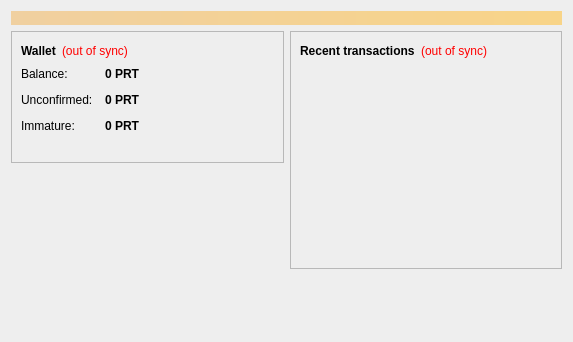
<?xml version="1.0" encoding="UTF-8"?>
<ui version="4.0">
 <class>OverviewPage</class>
 <widget class="QWidget" name="OverviewPage">
  <property name="geometry">
   <rect>
    <x>0</x>
    <y>0</y>
    <width>573</width>
    <height>342</height>
   </rect>
  </property>
  <property name="windowTitle">
   <string>Form</string>
  </property>
  <property name="styleSheet">
   <string notr="true">background-color: rgb(238, 238, 238);
border-top-color: rgb(45, 182, 224);</string>
  </property>
  <layout class="QVBoxLayout" name="topLayout">
   <item>
    <widget class="QLabel" name="labelAlerts">
     <property name="visible">
      <bool>false</bool>
     </property>
     <property name="styleSheet">
      <string notr="true">background-color: qlineargradient(x1: 0, y1: 0, x2: 1, y2: 0, stop:0 #F0D0A0, stop:1 #F8D488); color:#000000;</string>
     </property>
     <property name="wordWrap">
      <bool>true</bool>
     </property>
     <property name="margin">
      <number>3</number>
     </property>
    </widget>
   </item>
   <item>
    <layout class="QHBoxLayout" name="horizontalLayout" stretch="1,1">
     <item>
      <layout class="QVBoxLayout" name="verticalLayout_2">
       <item>
        <widget class="QFrame" name="frame">
         <property name="frameShape">
          <enum>QFrame::StyledPanel</enum>
         </property>
         <property name="frameShadow">
          <enum>QFrame::Raised</enum>
         </property>
         <layout class="QVBoxLayout" name="verticalLayout_4">
          <item>
           <layout class="QHBoxLayout" name="horizontalLayout_4">
            <item>
             <widget class="QLabel" name="label_5">
              <property name="font">
               <font>
                <weight>75</weight>
                <bold>true</bold>
               </font>
              </property>
              <property name="text">
               <string>Wallet</string>
              </property>
             </widget>
            </item>
            <item>
             <widget class="QLabel" name="labelWalletStatus">
              <property name="toolTip">
               <string>&lt;html&gt;&lt;head/&gt;&lt;body&gt;&lt;p&gt;The displayed information may be out of date. Your wallet automatically synchronizes with the UTCC network after a connection is established, but this process has not completed yet.&lt;/p&gt;&lt;/body&gt;&lt;/html&gt;</string>
              </property>
              <property name="styleSheet">
               <string notr="true">QLabel { color: red; }</string>
              </property>
              <property name="text">
               <string notr="true">(out of sync)</string>
              </property>
              <property name="alignment">
               <set>Qt::AlignLeading|Qt::AlignLeft|Qt::AlignVCenter</set>
              </property>
             </widget>
            </item>
            <item>
             <spacer name="horizontalSpacer_2">
              <property name="orientation">
               <enum>Qt::Horizontal</enum>
              </property>
              <property name="sizeHint" stdset="0">
               <size>
                <width>40</width>
                <height>20</height>
               </size>
              </property>
             </spacer>
            </item>
           </layout>
          </item>
          <item>
           <layout class="QFormLayout" name="formLayout_2">
            <property name="fieldGrowthPolicy">
             <enum>QFormLayout::AllNonFixedFieldsGrow</enum>
            </property>
            <property name="horizontalSpacing">
             <number>12</number>
            </property>
            <property name="verticalSpacing">
             <number>12</number>
            </property>
            <item row="0" column="0">
             <widget class="QLabel" name="label">
              <property name="text">
               <string>Balance:</string>
              </property>
             </widget>
            </item>
            <item row="0" column="1">
             <widget class="QLabel" name="labelBalance">
              <property name="font">
               <font>
                <weight>75</weight>
                <bold>true</bold>
               </font>
              </property>
              <property name="cursor">
               <cursorShape>IBeamCursor</cursorShape>
              </property>
              <property name="toolTip">
               <string>Your current balance</string>
              </property>
              <property name="text">
               <string notr="true">0 PRT</string>
              </property>
              <property name="textInteractionFlags">
               <set>Qt::LinksAccessibleByMouse|Qt::TextSelectableByKeyboard|Qt::TextSelectableByMouse</set>
              </property>
             </widget>
            </item>
            <item row="1" column="0">
             <widget class="QLabel" name="label_3">
              <property name="text">
               <string>Unconfirmed:</string>
              </property>
             </widget>
            </item>
            <item row="1" column="1">
             <widget class="QLabel" name="labelUnconfirmed">
              <property name="font">
               <font>
                <weight>75</weight>
                <bold>true</bold>
               </font>
              </property>
              <property name="cursor">
               <cursorShape>IBeamCursor</cursorShape>
              </property>
              <property name="toolTip">
               <string>Total of transactions that have yet to be confirmed, and do not yet count toward the current balance</string>
              </property>
              <property name="text">
               <string notr="true">0 PRT</string>
              </property>
              <property name="textInteractionFlags">
               <set>Qt::LinksAccessibleByMouse|Qt::TextSelectableByKeyboard|Qt::TextSelectableByMouse</set>
              </property>
             </widget>
            </item>
            <item row="2" column="0">
             <widget class="QLabel" name="labelImmatureText">
              <property name="text">
               <string>Immature:</string>
              </property>
             </widget>
            </item>
            <item row="2" column="1">
             <widget class="QLabel" name="labelImmature">
              <property name="font">
               <font>
                <weight>75</weight>
                <bold>true</bold>
               </font>
              </property>
              <property name="toolTip">
               <string>Mined balance that has not yet matured</string>
              </property>
              <property name="text">
               <string notr="true">0 PRT</string>
              </property>
              <property name="textInteractionFlags">
               <set>Qt::LinksAccessibleByMouse|Qt::TextSelectableByKeyboard|Qt::TextSelectableByMouse</set>
              </property>
             </widget>
            </item>
           </layout>
          </item>
          <item>
           <widget class="QLabel" name="label_wallet_bgcoin">
            <property name="text">
             <string/>
            </property>
            <property name="pixmap">
             <pixmap resource="../bitcoin.qrc">:/images/wallet_bgcoin</pixmap>
            </property>
            <property name="scaledContents">
             <bool>false</bool>
            </property>
            <property name="alignment">
             <set>Qt::AlignCenter</set>
            </property>
            <property name="margin">
             <number>-2</number>
            </property>
           </widget>
          </item>
         </layout>
        </widget>
       </item>
       <item>
        <spacer name="verticalSpacer">
         <property name="orientation">
          <enum>Qt::Vertical</enum>
         </property>
         <property name="sizeHint" stdset="0">
          <size>
           <width>20</width>
           <height>40</height>
          </size>
         </property>
        </spacer>
       </item>
      </layout>
     </item>
     <item>
      <layout class="QVBoxLayout" name="verticalLayout_3">
       <item>
        <widget class="QFrame" name="frame_2">
         <property name="frameShape">
          <enum>QFrame::StyledPanel</enum>
         </property>
         <property name="frameShadow">
          <enum>QFrame::Raised</enum>
         </property>
         <layout class="QVBoxLayout" name="verticalLayout">
          <item>
           <layout class="QHBoxLayout" name="horizontalLayout_2">
            <item>
             <widget class="QLabel" name="label_4">
              <property name="text">
               <string>&lt;b&gt;Recent transactions&lt;/b&gt;</string>
              </property>
             </widget>
            </item>
            <item>
             <widget class="QLabel" name="labelTransactionsStatus">
              <property name="toolTip">
               <string>&lt;html&gt;&lt;head/&gt;&lt;body&gt;&lt;p&gt;The displayed information may be out of date. Your wallet automatically synchronizes with the UTCC network after a connection is established, but this process has not completed yet.&lt;/p&gt;&lt;/body&gt;&lt;/html&gt;</string>
              </property>
              <property name="styleSheet">
               <string notr="true">QLabel { color: red; }</string>
              </property>
              <property name="text">
               <string notr="true">(out of sync)</string>
              </property>
              <property name="alignment">
               <set>Qt::AlignRight|Qt::AlignTrailing|Qt::AlignVCenter</set>
              </property>
             </widget>
            </item>
            <item>
             <spacer name="horizontalSpacer">
              <property name="orientation">
               <enum>Qt::Horizontal</enum>
              </property>
              <property name="sizeHint" stdset="0">
               <size>
                <width>40</width>
                <height>20</height>
               </size>
              </property>
             </spacer>
            </item>
           </layout>
          </item>
          <item>
           <widget class="QListView" name="listTransactions">
            <property name="styleSheet">
             <string notr="true">QListView { background: transparent; }</string>
            </property>
            <property name="frameShape">
             <enum>QFrame::NoFrame</enum>
            </property>
            <property name="verticalScrollBarPolicy">
             <enum>Qt::ScrollBarAlwaysOff</enum>
            </property>
            <property name="horizontalScrollBarPolicy">
             <enum>Qt::ScrollBarAlwaysOff</enum>
            </property>
            <property name="selectionMode">
             <enum>QAbstractItemView::NoSelection</enum>
            </property>
           </widget>
          </item>
         </layout>
        </widget>
       </item>
       <item>
        <spacer name="verticalSpacer_2">
         <property name="orientation">
          <enum>Qt::Vertical</enum>
         </property>
         <property name="sizeHint" stdset="0">
          <size>
           <width>20</width>
           <height>40</height>
          </size>
         </property>
        </spacer>
       </item>
      </layout>
     </item>
    </layout>
   </item>
  </layout>
 </widget>
 <resources>
  <include location="../bitcoin.qrc"/>
 </resources>
 <connections/>
</ui>
